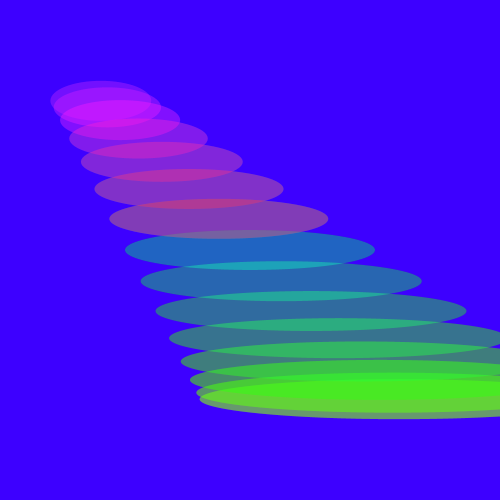
Frame 1 (no input)
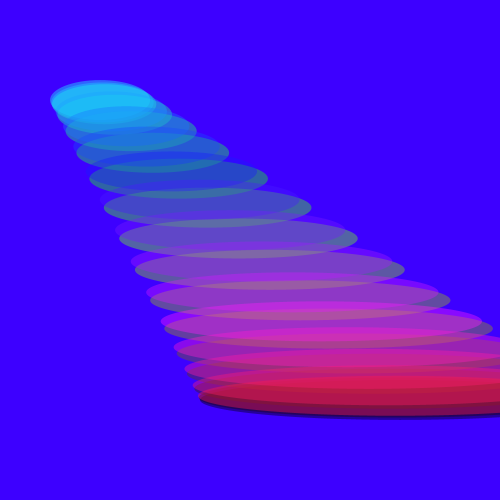
Frame 60 (the mouse pressed at the canvas centre just before this capture)
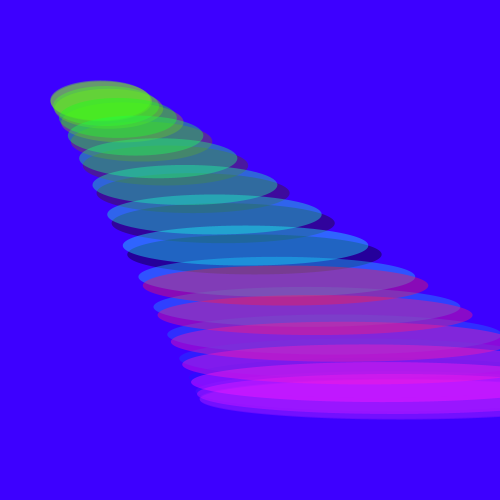
Frame 120 (the mouse held since frame 60 and released just before this capture)

The Processing sketch that drew these frames (run headless with seeded random() and noise(); from frame 60 on, the mouse is pressed at the canvas centre):

// Processing sketch: processing_186227
// ── processing_186227.pde

float theta,sz;
int num = 150, min=40, max=100;
 
void setup() {
  size(500, 500);
  colorMode(HSB, num,max,min);
}
 
 
void draw() {
  background(106,106,106);
  stroke(255,min);
  fill(max);
    for (int i=0; i<num; i=i+5) {
    fill(i,90,i,max);
    float offSet = TWO_PI/num*i;
    float y = map(sin(theta+offSet), -1, 1, height*.2, height*.8);
    float x = map(sin(theta-offSet), -1, 1, width*.2, width*.8);
    float sz = map(sin(theta*1+offSet*255), -1, 1, min, max);
 
    ellipse(y, y, y, min);
  }
  theta += 0.0523/2;
}
